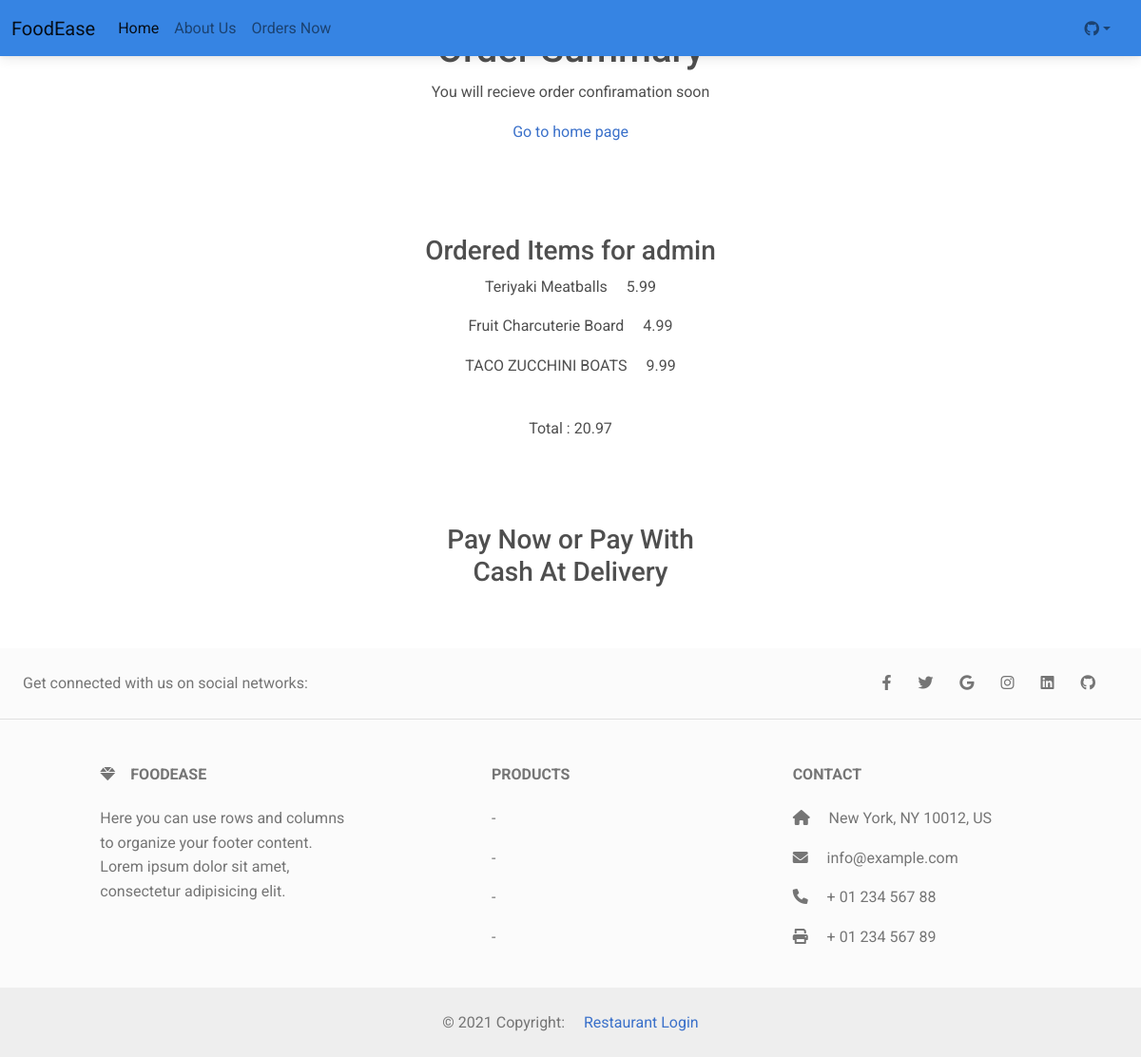
/order-confirmation/48 (signed in), run on the app's committed database.
### customer/models.py (models this page shows, shortened)
class MenuItem(models.Model):
    name = models.CharField(max_length=1000)
    description = models.TextField()
    image = models.ImageField(upload_to='menu_images/')
    price = models.DecimalField(max_digits=5, decimal_places=2)
    category= models.ManyToManyField('Category', related_name= 'item')

class OrderModel(models.Model):
    created_on = models.DateTimeField(auto_now_add=True)
    price = models.DecimalField(max_digits=7,decimal_places=2)
    items = models.ManyToManyField('MenuItem', related_name='order', blank =True)
    created_on = models.DateTimeField(auto_now_add=True)
    price = models.DecimalField(max_digits=7,decimal_places=2)
    items = models.ManyToManyField('MenuItem', related_name='order', blank =True)
    name = models.CharField(max_length=50, blank=True)
    email = models.CharField(max_length=50, blank=True)
    city = models.CharField(max_length=50, blank=True)
    street = models.CharField(max_length=50, blank=True)
    zip_code = models.CharField(max_length=50, blank=True)
    province = models.CharField(max_length=50, blank=True)
    is_paid = models.BooleanField(default=False)

### customer/views.py (the view, shortened to what this page needs)
# urls.py: path('order-confirmation/<int:pk>', OrderConfirmation.as_view(),name = 'order_confirmation'),
class OrderConfirmation(View):
    def get(self, request, pk, *args, **kwards):
        order= OrderModel.objects.get(pk=pk)
        context  = {
            'pk' : order.pk,
            'items' : order.items,
            'price' : order.price
        }
        return render(request, 'customer/order_confirmation.html', context)

### customer/templates/customer/order_confirmation.html (shortened to what this page needs)
{%extends 'customer/base.html'%}
{%block content%}
<div class="container mb-5">
    <div class="row justify-content-center mt-1">
        <div class="col-md-12 col-sm-12 p-4 text-center">
            <h1> Order Summary</h1>
            <p>You will recieve order confiramation soon</p>
            <a href="http://127.0.0.1:8000/"> Go to home page</a>
        </div>
    </div>
</div>
<div class="container-fluid col-md-6 offset-md-3">
    <div class="col-md-12 col-sm-12 p-4 text-center">
        <h3 class="">Ordered Items for {{user}}</h3>
        {%for item in items.all%}
        <p> {{ item.name}} <span class="pl-3"> {{item.price}}</span></p>
        {%endfor%}
        <p class="font-weight=bold pt-4">Total : {{price}}</p>
    </div>
  <div class="row justify-content-center pb-2 pt-5">
        <div class="col-md-6 text-center">
            <h3>Pay Now or Pay With Cash At Delivery</h3>
        </div>
    </div>
    <div class="row justify-content-center pb-5">
    </div>
</div>
{%endblock content%}

### data on the page
MenuItem: name "Teriyaki Meatballs", price "5.99"
MenuItem: name "Fruit Charcuterie Board", price "4.99"
MenuItem: name "TACO ZUCCHINI BOATS", price "9.99"
OrderModel: price "20.97"

### other printed values
{{ user }} "admin"
